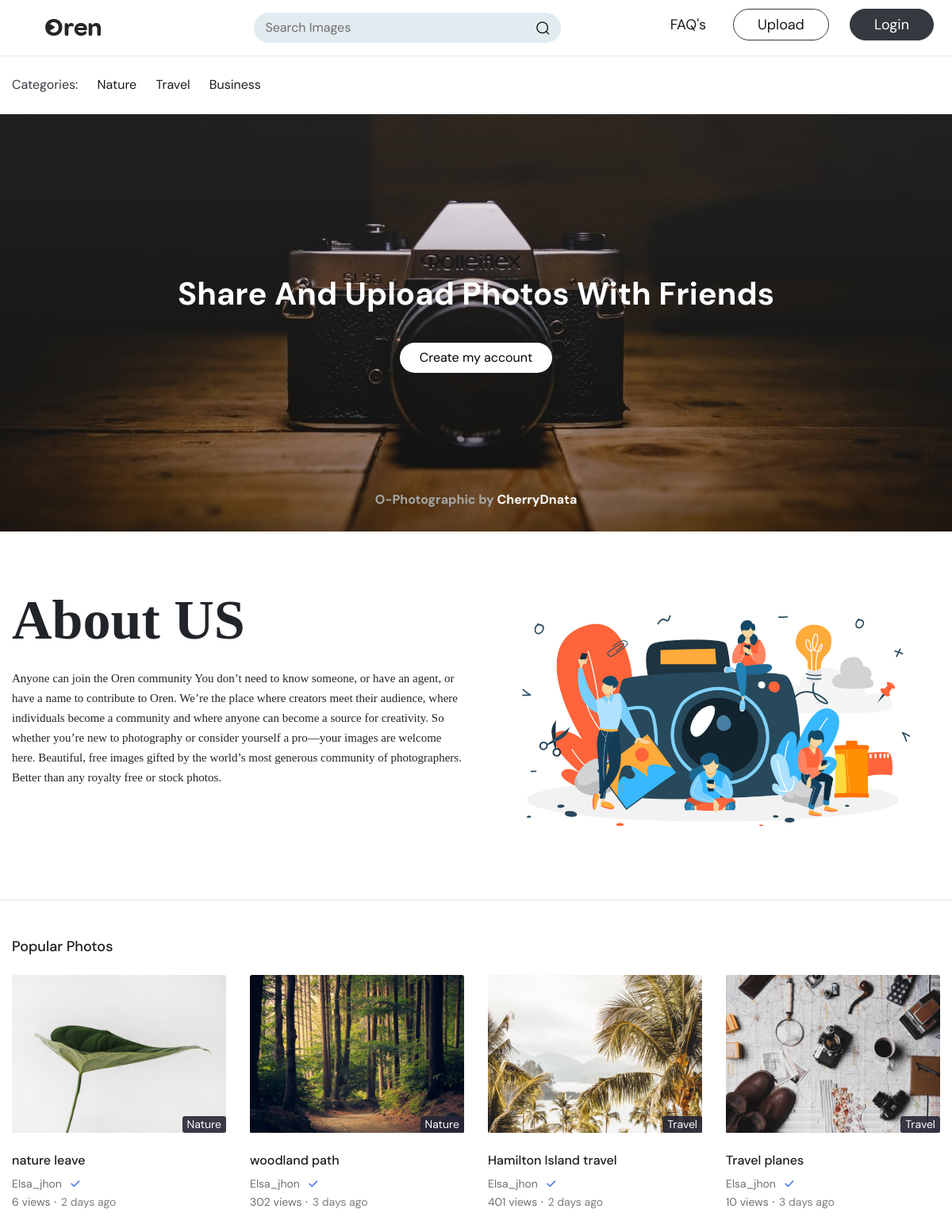
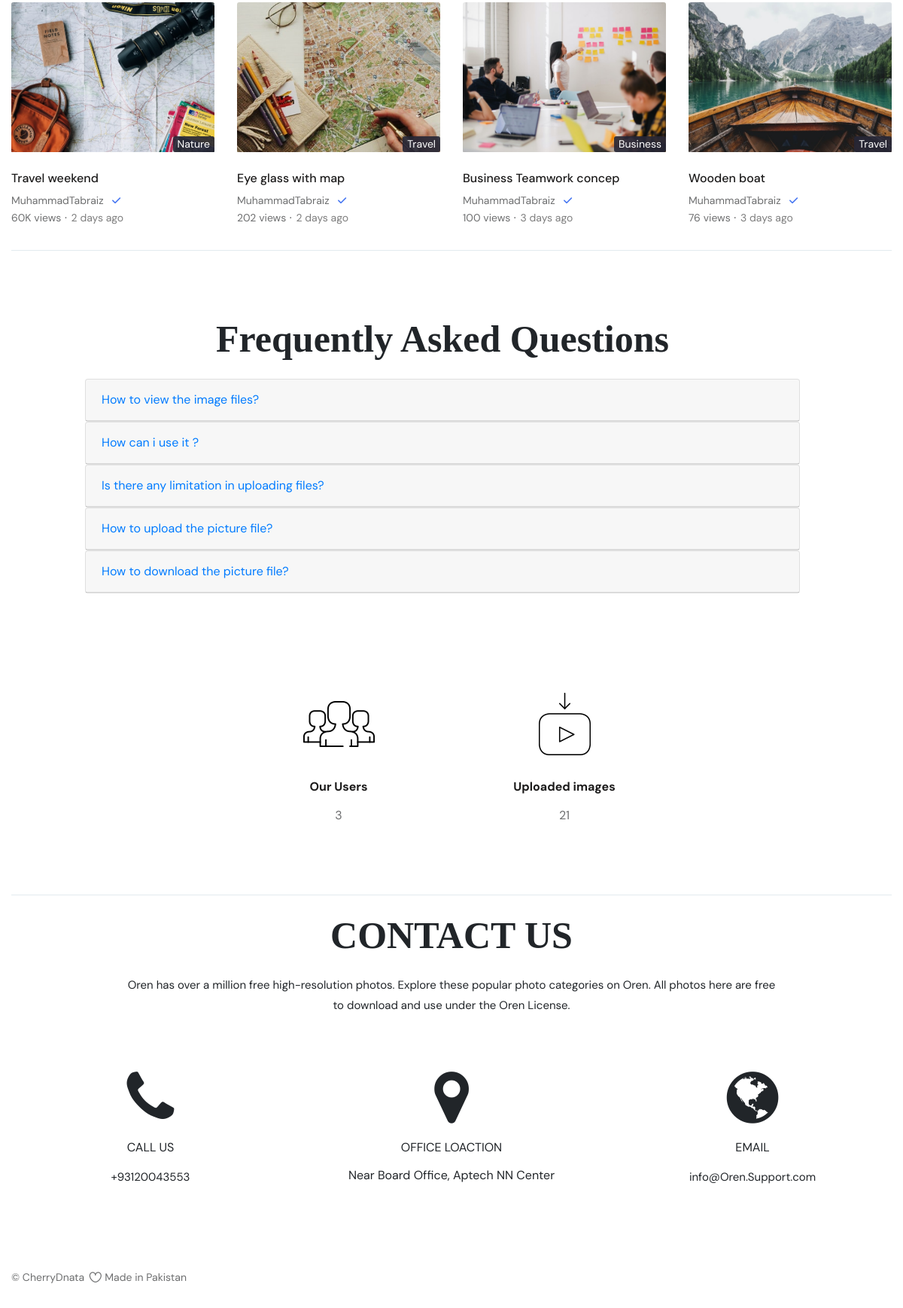
The page / on the database its author committed (2 pictures, top to bottom).
### tables this page shows
CREATE TABLE `category` (
  `id` int(12) UNSIGNED NOT NULL,
  `category` varchar(200) NOT NULL,
  `created` timestamp NOT NULL DEFAULT current_timestamp() ON UPDATE current_timestamp(),
  `deleted` timestamp NULL DEFAULT NULL
);

CREATE TABLE `post` (
  `id` int(12) UNSIGNED NOT NULL,
  `users_id` int(12) UNSIGNED DEFAULT NULL,
  `category_id` int(12) UNSIGNED DEFAULT NULL,
  `title` varchar(500) NOT NULL,
  `images` varchar(1000) NOT NULL,
  `descriptions` varchar(1000) NOT NULL,
  `views` int(11) DEFAULT NULL,
  `post_date` timestamp NOT NULL DEFAULT current_timestamp() ON UPDATE current_timestamp()
);

CREATE TABLE `faq` (
  `id` int(12) UNSIGNED NOT NULL,
  `question` varchar(500) NOT NULL,
  `answere` varchar(500) NOT NULL,
  `status` enum('1','0') DEFAULT '0',
  `reg_date` timestamp NOT NULL DEFAULT current_timestamp() ON UPDATE current_timestamp()
);

### includes/function.php (called while the page is built, shortened)
<?php
global $conn;
			?>
			<?php
function users($id)
{
	global $conn;
    $stmt = $conn->prepare("SELECT * FROM users WHERE ID='$id' ");
    $stmt->execute();
    $result = $stmt->fetch();
    if($result){
    return $result;
    }
}
					?>
					<?php
function Getpostall()
{
	global $conn;
	$stmt = $conn->prepare("SELECT * FROM post ORDER BY id DESC LIMIT 8");
    $stmt->execute();
    $result = $stmt->fetchAll();
	$data = [];
	foreach ($result as $r) {
		$user = users($r['users_id']);
		$category = getCategory($r['category_id']);
		$x = [
			'id'		=> $r['id'],
			'username'	=> $user['username'],
			'title'		=> $r['title'],
			'image'		=> $r['images'],
			'category'	=> $category['category'],
			'created'	=> time_elapsed_string($r['post_date']),
			'views'		=> number_format_short($r['views']),
		];
		array_push($data, $x);
	}
		return $data;
}
function getCategory($id){
	global $conn;
	$stmt = $conn->prepare("SELECT * FROM category where id = '$id'");
    $stmt->execute();
    $result = $stmt->fetch();
	if($result){
		return $result;
	}else{
		return 'get Category failed';
	}
}
function getallCategory(){
	global $conn;
	$stmt = $conn->prepare("SELECT * FROM category");
    $stmt->execute();
	$result = $stmt->fetchAll();
	return  $result;
}
function time_elapsed_string($datetime, $full = false) {
    $now = new DateTime;
    $ago = new DateTime($datetime);
    $diff = $now->diff($ago);
    $diff->w = floor($diff->d / 3600);
    $diff->d -= $diff->w * 3600;
    $string = array(
        'y' => 'year',
        'm' => 'month',
        'w' => 'week',
        'd' => 'day',
        'h' => 'hour',
        'i' => 'minute',
        's' => 'second',
    );
    foreach ($string as $k => &$v) {
        if ($diff->$k) {
            $v = $diff->$k . ' ' . $v . ($diff->$k > 1 ? 's' : '');
        } else {
            unset($string[$k]);
        }
    }
    if (!$full) $string = array_slice($string, 0, 1);
    return $string ? implode(', ', $string) . ' ago' : 'just now';
}
function number_format_short( $n, $precision = 1 ) {
	if ($n < 900) {
		$n_format = number_format($n, $precision);
		$suffix = '';
	} else if ($n < 900000) {
		$n_format = number_format($n / 1000, $precision);
		$suffix = 'K';
	} else if ($n < 900000000) {
		$n_format = number_format($n / 1000000, $precision);
		$suffix = 'M';
	} else if ($n < 900000000000) {
		$n_format = number_format($n / 1000000000, $precision);
		$suffix = 'B';
	} else {
		$n_format = number_format($n / 1000000000000, $precision);
		$suffix = 'T';
	}
	if ( $precision > 0 ) {
		$dotzero = '.' . str_repeat( '0', $precision );
		$n_format = str_replace( $dotzero, '', $n_format );
	}
	return $n_format . $suffix;
}
?>

### index.php (the view, shortened to what this page needs)
<?php include "includes/head.php" ?>
<?php include "includes/navbar.php" ?>
<?php include "includes/banner.php" ?>
<?php include "pages/about.php" ?>
<?php	$posts = Getpostall();
	global $conn;
    $stmt = $conn->prepare("SELECT * FROM faq ");
    $stmt->execute();
	$faquestions = $stmt->fetchAll();
?>
		<section class="vds-main">
		<?php if(!empty($posts)){ ?>
			<div class="vidz-row">
				<div class="container">
					<div class="vidz_sec">
						<h3>Popular Photos</h3>
						<div class="vidz_list">
							<div class="row">
							<?php  foreach ($posts as $p) {	?>
								<div class="col-lg-3 col-md-6 col-sm-6 col-6 full_wdth">
									<div class="videoo">
										<div class="vid_thumbainl">
										<?php echo	'<a href="image?el='.$p['id'].'" title="">';?>
												<img src="<?php echo $p['image'] ?>" style="height: 200px;" class='img-fluid' >
												<span class="vid-time"><?php echo $p['category'] ?></span>
											</a>
										</div>
										<div class="video_info">
											<h3><?php echo	'<a href="image?el='.$p['id'].'" title="">';?><?php echo $p['title']; ?></a></h3>
											<h4><a href="Single_Channel_Home.html" title=""><?php echo $p['username'];  ?></a> <span class="verify_ic"><i class="icon-tick"></i></span></h4>
											<span ><?php echo ($p['views'])? $p['views'].' views':'';  ?> ⋅<small class="posted_dt "><?php 	echo $p['created'];  ?></small></span>
										</div>
									</div>
								</div>
							<?php	}  ?>
							</div>
						</div>
					</div>
				</div>
			</div>
			<?php	}  ?>
		</section>
	<?php if(count($faquestions) > 0 ){?>
		<section class="faqs mr-4 py-4 my-4" data-spy="scroll" data-target=".navbar" id="faqs" data-offset="0">
		<div class="container py-3">
			<div class="row">
				<div class="col-10 mx-auto">
							<h1 class="faqsheading text-center my-4"> Frequently Asked Questions </h1>
					<div class="accordion" id="faqExample">
					<?php foreach ($faquestions as $fa) {
					echo'<div class="card">
							<div class="card-header p-2" id="headingTwo">
								<h5 class="mb-0">
								<button class="btn btn-link collapsed" type="button" data-toggle="collapse" data-target="#e'.$fa['id'].'" aria-expanded="false" aria-controls="collapseTwo">
									'.$fa['question'].'
								</button>
							</h5>
							</div>
							<div id="e'.$fa['id'].'" class="collapse" aria-labelledby="headingTwo" data-parent="#faqExample">
								<div class="card-body">
								 '.$fa['answere'].'
								</div>
							</div>
						</div>
					';}?>
					</div>
				</div>
			</div>
		</div>
		</section>
		<?php
			}
		include "includes/counter.php"
		?>
<?php include "includes/footer.php" ?>

### includes/navbar.php (shortened to what this page needs)
<?php
    $categorie = getallCategory();
	$name = basename($_SERVER['PHP_SELF']);
?>
<div class="wrapper hp_1">
<header>
    <div class="top_bar p-2">
        <div class="container">
            <div class="top_header_content">
                <div class="menu_logo p-2">
                    <a href="home" title="" class="logo">
                        <img src="images/logo.png" alt="">
                    </a>
                </div>
                <div class="search_form p-2">
                    <form method="GET" action="searching" >
                        <input type="text" name="search" placeholder="Search Images">
                        <button type="submit">
                            <i class="icon-search"></i>
                        </button>
                    </form>
                </div>
                <ul class="controls-lv  py-3">
                  <?php if(!isset($_SESSION['authid']) && $name == "index.php" ){ echo"
                    <li>
                        <a href='#faqs' class='btn-sm nav-item'>FAQ's</a>
                    </li>";}else if(isset($_SESSION['authid'])){
                        echo '<li>
                            <button type="button" class="btn btn-outline-dark" data-toggle="modal" data-target="#exampleModalCenter">
                                <span>
                                <i class="icon-feedback"> Feedback</i>
                                </span>
                            </button>
                        </li>';
                    }
                    ?>
                    <li>
                        <a href="<?php if(isset($_SESSION['auth'])){echo"upload"; }else{echo"signin";} ?>" title="" class="btn-sm btn-rounded btn btn-outline-dark">Upload</a>
                    </li>
                    <?php if(isset($_SESSION['auth'])){ ?>
                    <li class="user-log ">
                        <div class="user-ac-img">
						<?php if(isset($user['image'] )){?>
                            <img src="<?php echo $user['image']; ?>" width='40' height='30' class="img-fluid " alt="">
                        <?php }else{?>
                            <img src="images/man.jpg" width='40' height='30' class="img-fluid " alt="">
                        <?php }?>
                        </div>
                        <div class="account-menu p-0 ">
                            <div class="sd_menu">
                                <ul class="mm_menu">
                                    <li>
                                        <span>
                                            <i class="icon-user"></i>
                                        </span>
                                        <a href="profile" title="">My Profile</a>
                                    </li>
                                </ul>
                            </div>
                            <div class="sd_menu scnd">
                                <ul class="mm_menu">
                                    <li>
                                        <span>
                                            <i class="icon-logout"></i>
                                        </span>
                                        <a href="logout" title="">Sign out</a>
                                    </li>
                                </ul>
                            </div>
                        </div>
                    </li>
                    <?php }else{ ?>
                    <li>
                        <a href="signin" title="" class="btn-sm btn-rounded text-white btn btn-dark">Login</a>
                    </li>
                   <?php } ?>
                </ul>
            </div>
        </div>
    </div>
    <div class="btm_bar border border-top-0 border-left-0 border-right-0 ">
        <div class="container ">
            <div class="btm_bar_content">
                <nav >
                    <ul>
                    <li><a  class="text-dark"  title="categories">Categories: </a></li>
                    <?php foreach ($categorie as $cate) { echo'
                        <li><a href="categories?search='.$cate['category'].'" title="">'.$cate['category'].'</a></li>
                    '; }?></li>
                    </ul>
                </nav>
              <div class="clearfix"></div>
            </div>
        </div>
    </div>
</header>

### rows shown on the page
category: category "Nature"
category: category "Travel"
category: category "Business"
post: images (picture), category "Nature", title "nature leave", username "Elsa_jhon", views "6", created "2 days ago"
post: images (picture), category "Nature", title "woodland path", username "Elsa_jhon", views "302", created "3 days ago"
post: images (picture), category "Travel", title "Hamilton Island travel", username "Elsa_jhon", views "401", created "2 days ago"
post: images (picture), category "Travel", title "Travel planes", username "Elsa_jhon", views "10", created "3 days ago"
post: images (picture), category "Nature", title "Travel weekend", username "MuhammadTabraiz", views "60K", created "2 days ago"
post: images (picture), category "Travel", title "Eye glass with map", username "MuhammadTabraiz", views "202", created "2 days ago"
post: images (picture), category "Business", title "Business Teamwork concep", username "MuhammadTabraiz", views "100", created "3 days ago"
post: images (picture), category "Travel", title "Wooden boat", username "MuhammadTabraiz", views "76", created "3 days ago"
faq: question "How to view the image files?"
faq: question "How can i use it ?"
faq: question "Is there any limitation in uploading files?"
faq: question "How to upload the picture file?"
faq: question "How to download the picture file?"

### other values the page prints
$countusers "3"
$countpost "21"
